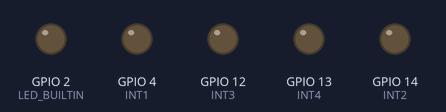
Recording of a program running on a simulated ESP8266 (NodeMCU). Shown: output pins drawn as LEDs (lit = HIGH, except the on-board LED, lit = LOW). What the program prints to the serial monitor is not drawn.

Above: at 0.2 s.
At 1.1 s:
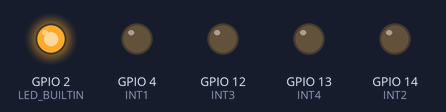
Timing chart, 0 to 2.6 s (numbered marks = the images above):
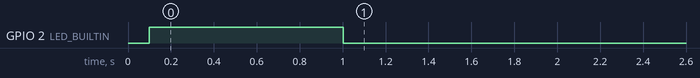

Measured:
- by itself, GPIO 2 (LED_BUILTIN): HIGH → LOW at 1.0 s

The program:

main.cpp
```cpp
#include <Arduino.h>
#include <ESP8266WiFi.h>
#include <espnow.h>

#define WIFI_TIMEOUTms 5000 // WiFi连接超时时间
// 电机驱动板引脚
#define INT1 4  // D2
#define INT2 14 // D5
#define INT3 12 // D6
#define INT4 13 // D7
#define HEARTBEATINTV 1000  // 心跳包发送间隔
uint8_t controller[] = {0xA0, 0x76, 0x4E, 0x36, 0xE3, 0x6C};  // 控制端MAC地址

// 消息结构体
typedef struct cube_message
{
  bool isCMD;
  uint8_t data[8];
} cube_message;

// global variables:
cube_message msg;
unsigned long lastHeartBeat;
bool isControllerOnline = false;
unsigned long prevMillis = 0;

// function declarations:
void onDataRecv(uint8_t *mac, uint8_t *incomingData, uint8_t len)
{
  memcpy(&msg, incomingData, sizeof(msg));
}

void onDataSend(uint8_t *mac_addr, uint8_t status)
{
  if (status == 0){
    isControllerOnline = true;
    lastHeartBeat = millis();
  }
  else {
    isControllerOnline = false;
  }
}

void setup()
{
  // 初始化串口:
  Serial.begin(115200);
  delay(100);
  Serial.println("Cube8266 power on.");
  // pin设置:
  pinMode(INT1, OUTPUT);
  pinMode(INT2, OUTPUT);
  pinMode(INT3, OUTPUT);
  pinMode(INT4, OUTPUT);
  pinMode(LED_BUILTIN, OUTPUT);
  digitalWrite(INT1, LOW);
  digitalWrite(INT2, LOW);
  digitalWrite(INT3, LOW);
  digitalWrite(INT4, LOW);
  digitalWrite(LED_BUILTIN, HIGH);
  Serial.println("Pin set ok.");
  // espnow配置:
  WiFi.mode(WIFI_STA);
  if (esp_now_init() != 0) // 初始化espnow
  {
    Serial.println("Error initializing ESP-NOW");
    return;
  }
  esp_now_set_self_role(ESP_NOW_ROLE_COMBO);
  esp_now_register_send_cb(onDataSend);
  esp_now_add_peer(controller, ESP_NOW_ROLE_COMBO, 1, NULL, 0);
  esp_now_register_recv_cb(onDataRecv);
  Serial.println("ESPNOW started.");
  Serial.println(WiFi.macAddress());
}

void loop()
{
  if (millis() - prevMillis > HEARTBEATINTV){
    prevMillis = millis();
    uint8_t data[] = {"HeartBeat"};
    esp_now_send(controller, data, sizeof(data));
    Serial.println("Send HeartBeat Package.");
    Serial.println(isControllerOnline);
    Serial.println(lastHeartBeat);
    if (!isControllerOnline){
      digitalWrite(LED_BUILTIN, !digitalRead(LED_BUILTIN));
    }
  }
  if (!isControllerOnline){
    analogWrite(INT1, 0);
    analogWrite(INT2, 0);
    analogWrite(INT3, 0);
    analogWrite(INT4, 0);
  }
  if (isControllerOnline){
    digitalWrite(LED_BUILTIN, LOW);
  }
  if (isControllerOnline && (!msg.isCMD)){
    analogWrite(INT1, msg.data[0]);
    analogWrite(INT2, msg.data[1]);
    analogWrite(INT3, msg.data[2]);
    analogWrite(INT4, msg.data[3]);
    Serial.printf("Wrote: int1 = %d, int2 = %d, int3 = %d, int4 = %d\n", msg.data[0], msg.data[1], msg.data[2], msg.data[3]);
  }
}
```
